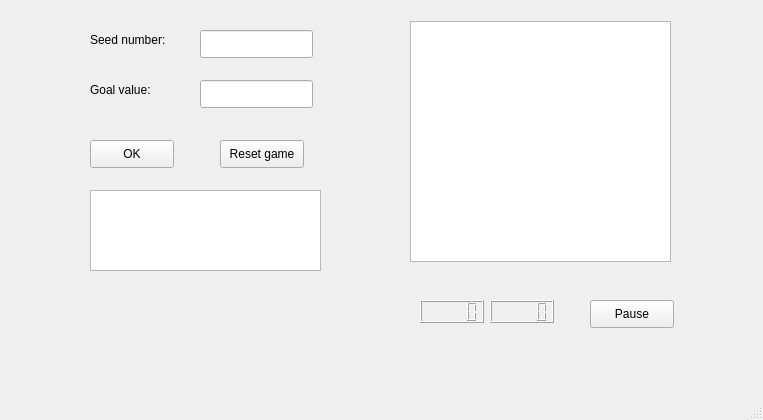
<?xml version="1.0" encoding="UTF-8"?>
<ui version="4.0">
 <class>MainWindow</class>
 <widget class="QMainWindow" name="MainWindow">
  <property name="geometry">
   <rect>
    <x>0</x>
    <y>0</y>
    <width>763</width>
    <height>420</height>
   </rect>
  </property>
  <property name="windowTitle">
   <string>MainWindow</string>
  </property>
  <widget class="QWidget" name="centralwidget">
   <widget class="QLabel" name="seedLabel">
    <property name="geometry">
     <rect>
      <x>90</x>
      <y>30</y>
      <width>91</width>
      <height>20</height>
     </rect>
    </property>
    <property name="text">
     <string>Seed number:</string>
    </property>
   </widget>
   <widget class="QLabel" name="goalLabel">
    <property name="geometry">
     <rect>
      <x>90</x>
      <y>80</y>
      <width>91</width>
      <height>20</height>
     </rect>
    </property>
    <property name="text">
     <string>Goal value:</string>
    </property>
   </widget>
   <widget class="QLineEdit" name="seedLineEdit">
    <property name="geometry">
     <rect>
      <x>200</x>
      <y>30</y>
      <width>113</width>
      <height>28</height>
     </rect>
    </property>
   </widget>
   <widget class="QLineEdit" name="goalLineEdit">
    <property name="geometry">
     <rect>
      <x>200</x>
      <y>80</y>
      <width>113</width>
      <height>28</height>
     </rect>
    </property>
   </widget>
   <widget class="QPushButton" name="okButton">
    <property name="geometry">
     <rect>
      <x>90</x>
      <y>140</y>
      <width>84</width>
      <height>28</height>
     </rect>
    </property>
    <property name="text">
     <string>OK</string>
    </property>
   </widget>
   <widget class="QTextBrowser" name="textBrowser">
    <property name="geometry">
     <rect>
      <x>90</x>
      <y>190</y>
      <width>231</width>
      <height>81</height>
     </rect>
    </property>
   </widget>
   <widget class="QGraphicsView" name="graphicsView">
    <property name="geometry">
     <rect>
      <x>410</x>
      <y>21</y>
      <width>261</width>
      <height>241</height>
     </rect>
    </property>
   </widget>
   <widget class="QPushButton" name="resetButton">
    <property name="geometry">
     <rect>
      <x>220</x>
      <y>140</y>
      <width>84</width>
      <height>28</height>
     </rect>
    </property>
    <property name="text">
     <string>Reset game</string>
    </property>
   </widget>
   <widget class="QLCDNumber" name="lcdNumberMin">
    <property name="geometry">
     <rect>
      <x>420</x>
      <y>300</y>
      <width>64</width>
      <height>23</height>
     </rect>
    </property>
   </widget>
   <widget class="QPushButton" name="pauseButton">
    <property name="geometry">
     <rect>
      <x>590</x>
      <y>300</y>
      <width>84</width>
      <height>28</height>
     </rect>
    </property>
    <property name="text">
     <string>Pause</string>
    </property>
   </widget>
   <widget class="QLCDNumber" name="lcdNumberSec">
    <property name="geometry">
     <rect>
      <x>490</x>
      <y>300</y>
      <width>64</width>
      <height>23</height>
     </rect>
    </property>
   </widget>
  </widget>
  <widget class="QMenuBar" name="menubar">
   <property name="geometry">
    <rect>
     <x>0</x>
     <y>0</y>
     <width>763</width>
     <height>25</height>
    </rect>
   </property>
  </widget>
  <widget class="QStatusBar" name="statusbar"/>
 </widget>
 <resources/>
 <connections/>
</ui>
